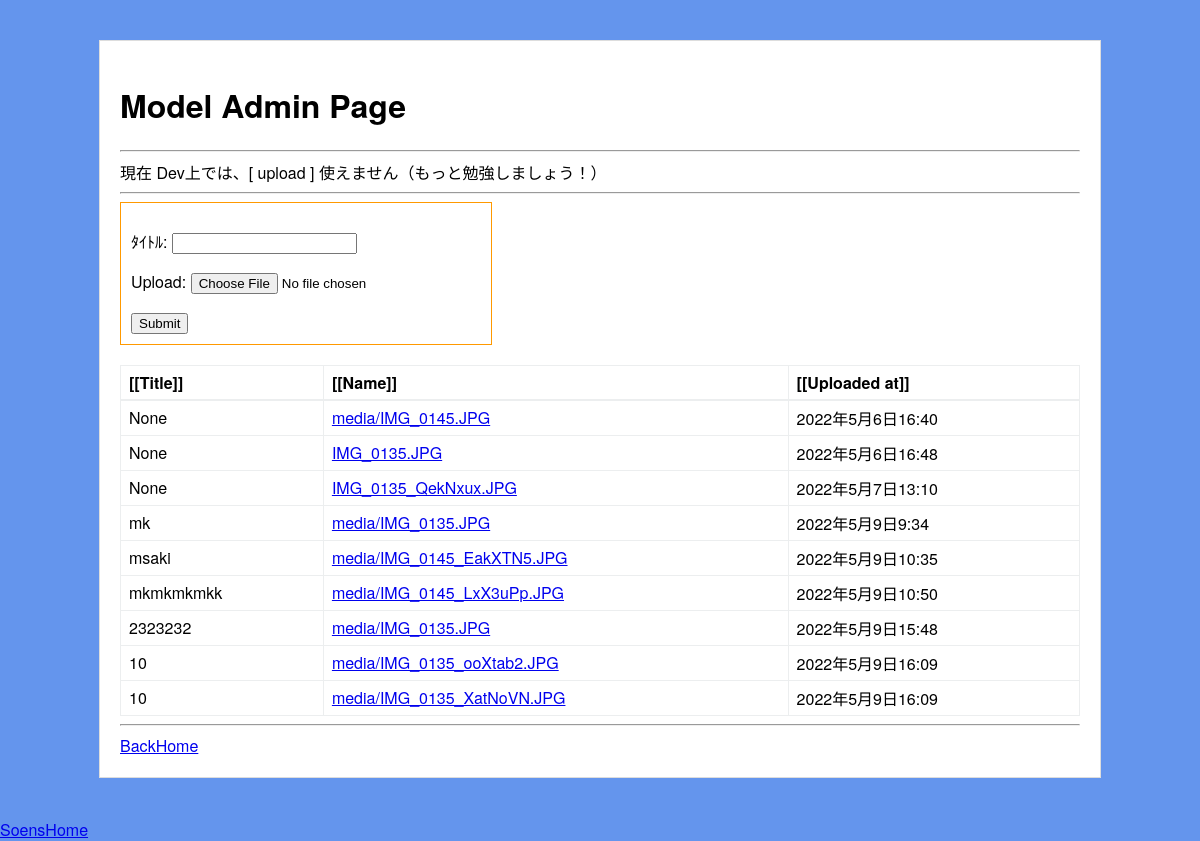
The app's page /ba/bf/, older data.
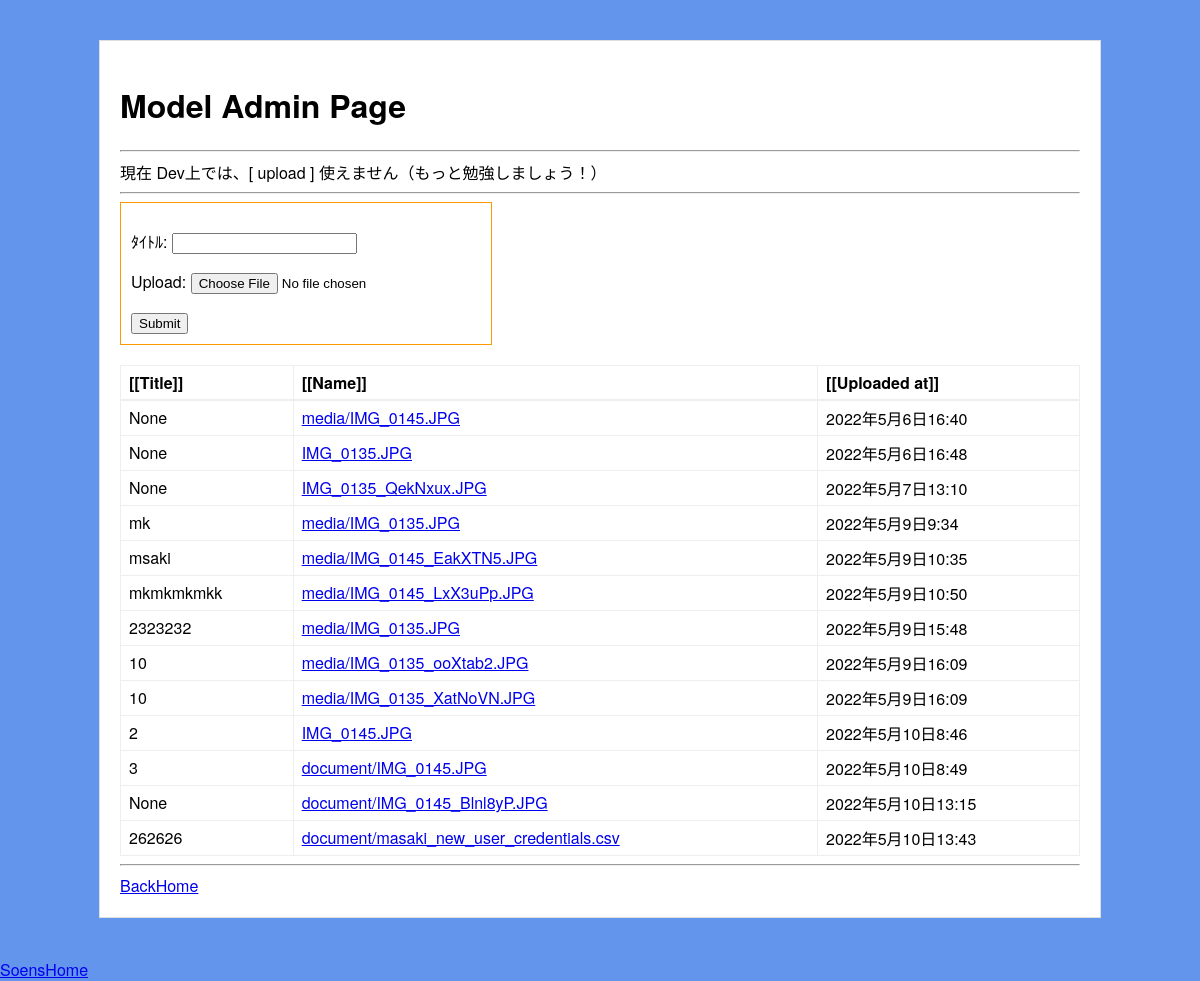
The same page, newer data.
### base_asset/models.py (models this page shows)
class Document(models.Model):
    title=models.CharField('ﾀｲﾄﾙ', max_length=50,null=True,blank=True)
    uploaded_at = models.DateTimeField(auto_now_add=True,)
    upload = models.FileField(upload_to='document/',default='')

### base_asset/views.py (the view)
# urls.py: path('bf/', views.DocumentCreateView.as_view(), name='baseform'),
class DocumentCreateView(CreateView):
    model = Document
    fields='__all__'
    success_url = reverse_lazy('base:home')
    def get_context_data(self, **kwargs):
        context = super().get_context_data(**kwargs)
        documents = Document.objects.all()
        context['documents'] = documents
        return context

### templates/base_asset/document_form.html (shortened to what this page needs)
{% extends 'base_asset/base_asset_base.html' %}
{% block content %}
    <form method="post" enctype="multipart/form-data">
        {{ form.as_p }}
        <button type="submit">Submit</button>
    </form>
    <table>
        <thead>
        <tr>
            <th>[[Title]]</th>
            <th>[[Name]]</th>
            <th>[[Uploaded at]]</th>
        </tr>
        </thead>
        <tbody>
        {% for document in documents %}
            <tr>
                <td>{{ document.title }}</td>
                <td><a href="{{ document.upload.url }}" target="_blank">{{ document.upload.name }}</a></td>
                <td>{{ document.uploaded_at }}</td>
            </tr>
        {% empty %}
            <tr>
                <td colspan="3">No data.</td>
            </tr>
        {% endfor %}
        </tbody>
    </table>
{% endblock %}

### templates/base_asset/base_asset_base.html (shortened to what this page needs)
{% load static %}
<!DOCTYPE html>
<html>
<head>
    <link rel="stylesheet" type="text/css" href="{% static 'css/app.css' %}">
</head>
<body>
<div class="container">
    <header>
        <h1> Model Admin Page </h1>
        <hr>
        現在 Dev上では、[ upload ] 使えません（もっと勉強しましょう！）
        <hr>
    </header>
    <main>
        {% block content %}
        {% endblock %}
    </main>
    <hr>
    <a href="{% url 'base:home' %}">BackHome</a>
</div>
<footer>
    <a href="https://soens.herokuapp.com/">SoensHome</a>
</footer>
</body>
</html>

### asset/css/app.css (style rules this page uses)
body { margin: 0; background-color: cornflowerblue; font-family: "Helvetica Neue", Helvetica, Arial, sans-serif; }
.container { width: 80%; border: 1px solid #ddd; background-color: #fff; padding: 20px; margin: 40px auto; }
form { margin-bottom: 20px; padding: 10px; border: 1px solid #ff9900; width: 350px; }
table { border-collapse: collapse; width: 100%; }
table td, table th { border: 1px solid #eceeef; padding: 5px 8px; text-align: left; }
table thead { border-bottom: 2px solid #eceeef; }

Row changes from the older to the newer data that the page shows:
added Document: title "2", upload.name "IMG_0145.JPG", uploaded_at "2022年5月10日8:46"
added Document: title "3", upload.name "document/IMG_0145.JPG", uploaded_at "2022年5月10日8:49"
added Document: title "None", upload.name "document/IMG_0145_Blnl8yP.JPG", uploaded_at "2022年5月10日13:15"
added Document: title "262626", upload.name "document/masaki_new_user_credentials.csv", uploaded_at "2022年5月10日13:43"
